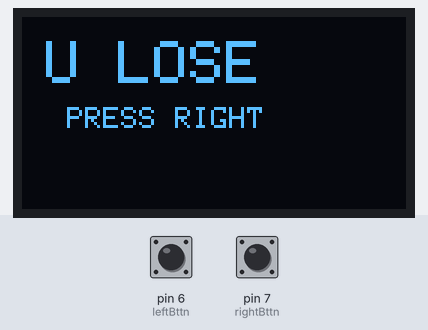
A sketch run on a simulated Arduino Uno, built with avr-gcc and run on an emulated ATmega328P. On the bench: 128×64 one-colour display. Inputs (shaded band) come from the test bench; at power-on: pin 7 (rightBttn) HIGH, pin 6 (leftBttn) HIGH.

Above: at 1.2 s.
1.3 s: pin 7 (rightBttn) pulled LOW for 1 s
At 1.7 s:
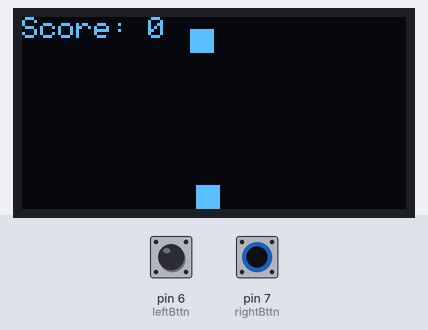
4.2 s: pin 7 (rightBttn) pulled LOW for 1 s
At 4.53 s:
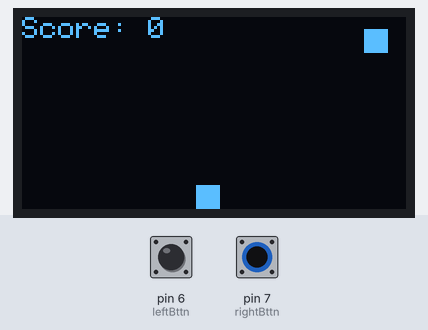
Timing chart, 0 to 7.2 s (numbered marks = the images above; inputs shaded):
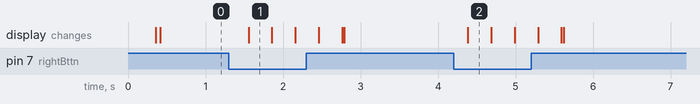

Measured:
- after the input at 1.3 s, the display: changes after 0.26 s (image 1)
- after the input at 4.2 s, the display: changes after 0.19 s (image 2)

The sketch:

OLED_GAME.ino
```cpp
// libraries
#include <Wire.h>
#include <Adafruit_GFX.h>
#include <Adafruit_SSD1306.h>

// creating an object "screen" thru Adafruit
Adafruit_SSD1306 screen(128, 64, &Wire, -1);

int playerX = 56;
int playerY = 56;
int obstacleX = playerX;
int obstacleY = 0;
int rightBttn = 7;
int leftBttn = 6;
bool gameOver = false;
int score = 0;

void setup() {
  // put your setup code here, to run once:
  screen.begin(SSD1306_SWITCHCAPVCC, 0x3c);
  pinMode(rightBttn, INPUT_PULLUP);
  pinMode(leftBttn, INPUT_PULLUP);

}

void loop() {
  // put your main code here, to run repeatedly:

    if(gameOver == true){
    screen.clearDisplay();
    screen.setCursor(8, 8);
    screen.setTextSize(2);
    screen.setTextColor(WHITE);
    screen.println("U LOSE");
    screen.setTextSize(1);
    screen.setCursor(15, 30);
    screen.println("PRESS RIGHT");
    screen.display();
    score = 0;
    delay(200);
  }
   if (gameOver == true && digitalRead(rightBttn) == LOW){
    screen.clearDisplay();
    obstacleY = 0;
    obstacleX = playerX;
    playerX = 56;
    playerY = 56;
    gameOver = false;
   }
    if(playerX < obstacleX + 8 &&
    playerX + 8 > obstacleX &&
    playerY < obstacleY + 8 &&
    playerY + 8 > obstacleY){
    gameOver = true;
    return;
  }
   if(obstacleY == 64 && gameOver == false){
     score += 1;

  }

  if(digitalRead(rightBttn) == LOW){
    playerX += 2;
  }
  if(digitalRead(leftBttn) == LOW){
    playerX -= 2;
  }
  if(obstacleY == 64){
    obstacleY = 0;
    obstacleX = playerX;

  }
  obstacleY += 4;
  String SCORE = "Score: " + String(score);
  screen.clearDisplay();
  screen.setCursor(0, 0);
  screen.setTextColor(WHITE);
  screen.println(SCORE);
  screen.fillRect(playerX, playerY, 8, 8, WHITE);
  screen.fillRect(obstacleX, obstacleY, 8, 8, WHITE);
  screen.display();
  playerX = constrain(playerX, 0, 120);


}
```
